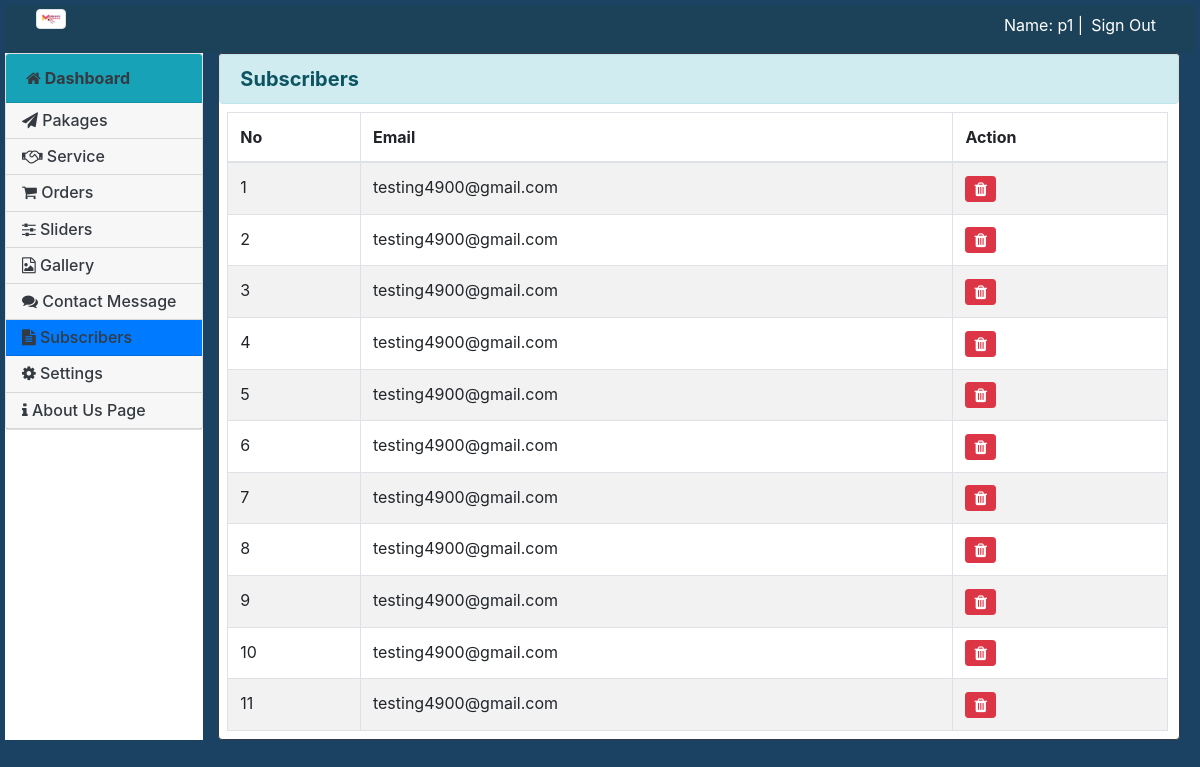
/Admin/subscribers.php (signed in), run on an earlier commit of the app's database.
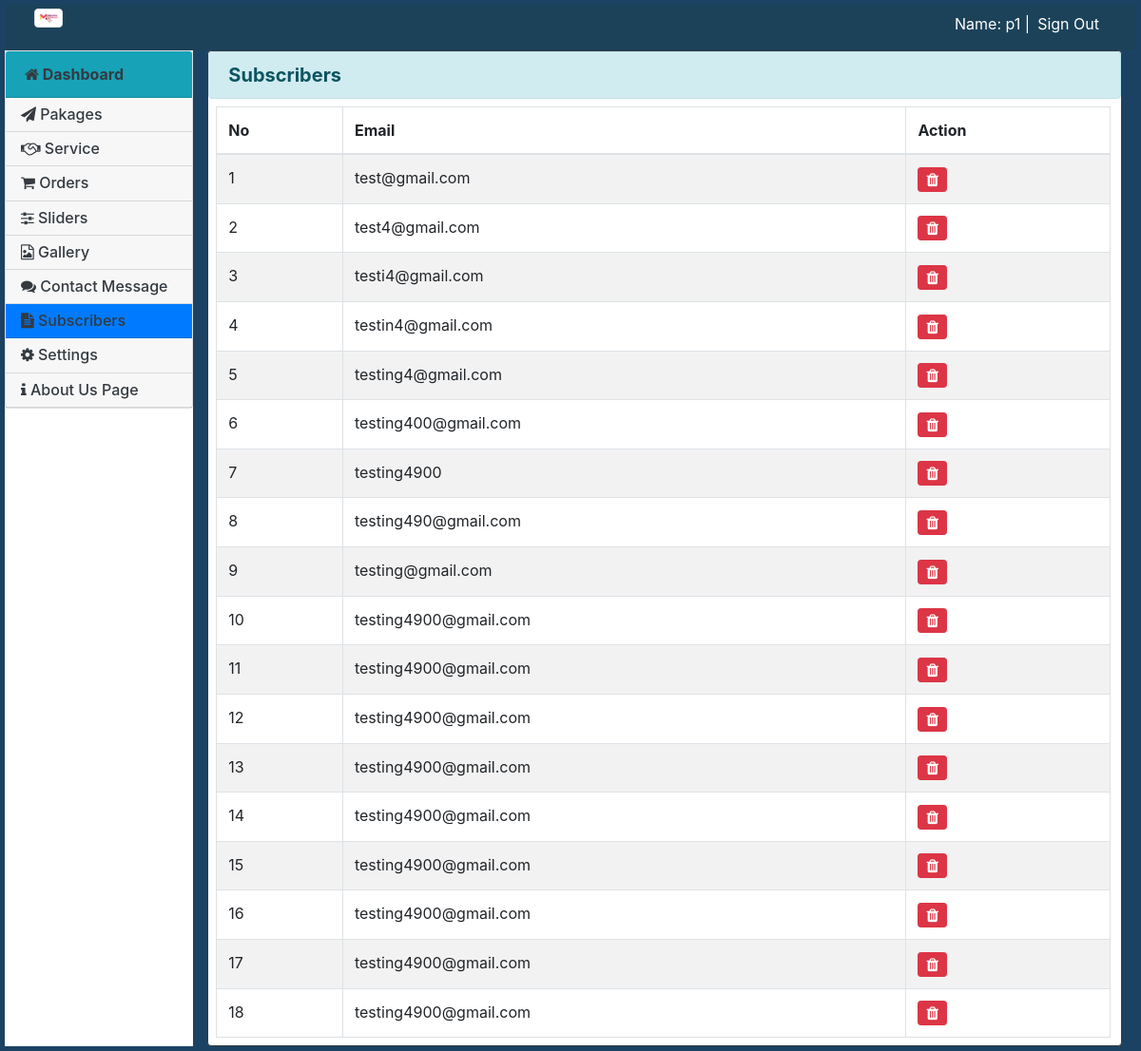
And on a later commit of the database.
### tables this page shows
CREATE TABLE `subscribers` (
  `id` bigint(20) NOT NULL,
  `email` varchar(255) DEFAULT NULL
);

### lib/session.php (called while the page is built, shortened)
<?php
class session{
    public static function get($key){
        if(isset($_SESSION[$key])){
            return $_SESSION[$key];
        }else{
            return FALSE;
        }
    }
}
?>

### lib/database.php (called while the page is built, shortened)
<?php
class Database
{
  public $host   = DB_HOST;
  public $user   = DB_USER;
  public $pass   = DB_PASS;
  public $dbname = DB_NAME;
  public $link;
  private function connectDB()
  {
    $this->link = new mysqli(
      $this->host,
      $this->user,
      $this->pass,
      $this->dbname
    );
  }
  public function select($query)
  {
    $result = $this->link->query($query) or
      die($this->link->error . __LINE__);
    if ($result->num_rows > 0) {
      return $result;
    } else {
      return false;
    }
  }
}

### classes/Subscribers.php (called while the page is built, shortened)
<?php
$filepath = realpath(dirname(__FILE__));
include_once($filepath . '/../lib/database.php');
?>
<?php
class Subscribers
{
    private $db;
    public function __construct()
    {
        $this->db = new Database();
    }
    public function show()
    {
        $query = "SELECT * FROM subscribers order by id DESC";
        $result = $this->db->select($query);
        return $result;
    }
}
?>

### Admin/subscribers.php (the view, shortened to what this page needs)
<?php include "inc/header.php"; ?>
<?php include '../classes/Subscribers.php'; ?>
<?php include 'inc/left-sidebar.php'; ?>
<div class="col-sm-10">
  <div class="card border-dark mh-600">
    <h5 class="mb-0 alert alert-info"><strong>Subscribers</strong> </h5>
    <?php
    $service = new Subscribers();
    ?>
    <div class="d-flex">
      <table class="m-2 table table-hover table-bordered table-striped w-98">
        <thead class='w-100'>
          <tr class='w-100'>
            <th>No</th>
            <th>Email</th>
            <th>Action</th>
          </tr>
        </thead>
        <tbody>
          <?php
          $getItem = $service->show();
          $i = 0;
          if ($getItem) {
            while ($result = $getItem->fetch_assoc()) {
              $i++;
          ?>
              <tr>
                <td><?= $i ?></td>
                <td><?= $result['email']; ?></td>
                <td>
                  <span>
                    <a onclick="return confirm('Are You Sure To Delete')" href="?delid=<?= base64_encode($result['id']); ?>"><i class="fa fa-trash btn btn-danger btn-sm" aria-hidden="true"></i></a>
                  </span>
                </td>
              </tr>
          <?php }
          } ?>
        </tbody>
      </table>
    </div>
  </div>
  <?php include 'inc/footer.php'; ?>

### Admin/inc/header.php (shortened to what this page needs)
<?php
include '../lib/session.php';
?>
<!doctype html>
<html lang="en">
<head>
  <link rel="stylesheet" href="assets/css/bootstrap.min.css">
  <link rel="stylesheet" href="assets/css/style.css">
  <link href="https://cdn.jsdelivr.net/npm/summernote@0.8.18/dist/summernote.min.css" rel="stylesheet">
  <link href="https://cdnjs.cloudflare.com/ajax/libs/toastr.js/2.0.1/css/toastr.css" rel="stylesheet" />
  <link rel="stylesheet" href="https://cdnjs.cloudflare.com/ajax/libs/font-awesome/4.7.0/css/font-awesome.min.css">
</head>
<body class="dashboard-body">
  <header>
    <nav class="m-0">
      <div class="row mx-3">
        <div class="col-sm-8">
          <a target="_blank" href="../index.php">
            <img src="../assets/images/logo.jpg" class="img-thumbnail" width="30px" alt=" logo">
          </a>
        </div>
        <div class="col-sm-4">
          <ul class="header-top-menue d-flex float-right mt-2">
            <li class="mr-2"><a href="#">Name: <?php echo session::get('username');
                                                echo ' |'; ?></a></li>
            <li class="mr-2"><a href="?action=logout">Sign Out</a></li>
          </ul>
        </div>
      </div>
    </nav>
  </header>

### Admin/inc/left-sidebar.php
<section>
  <div class="container-fluid">
    <div class="row">
      <div class="col-sm-2 bg-white p-0">
        <div class="card">
          <div class="card-header <?php if (basename($_SERVER['SCRIPT_NAME']) == 'dashboard.php') {
                                    echo 'bg-primary';
                                  } else {
                                    echo 'bg-info';
                                  } ?>">
            <strong><a class="text-dark" href="dashboard.php"><i class="fa fa-home" aria-hidden="true"></i> Dashboard</a></strong>
          </div>
          <div class="px-3 py-2 card-header <?php if (basename($_SERVER['SCRIPT_NAME']) == 'pakages.php') {
                                              echo 'bg-primary';
                                            } ?>">
            <h6 class="mb-0"><a class="text-dark" href="pakages.php"><i class="fa fa-paper-plane" aria-hidden="true"></i> Pakages</a></h6>
          </div>
          <div class="px-3 py-2 card-header <?php if (basename($_SERVER['SCRIPT_NAME']) == 'service.php') {
                                              echo 'bg-primary';
                                            } ?>">
            <h6 class="mb-0"><a class="text-dark" href="service.php"><i class="fa fa-handshake-o" aria-hidden="true"></i> Service</a></h6>
          </div>
          <div class="px-3 py-2 card-header <?php if (basename($_SERVER['SCRIPT_NAME']) == 'orders.php' || basename($_SERVER['SCRIPT_NAME']) == 'addSlider.php' || basename($_SERVER['SCRIPT_NAME']) == 'editSlider.php') {
                                              echo 'bg-primary';
                                            } ?>">
            <h6 class="mb-0"><a class="text-dark" href="orders.php"><i class="fa fa-shopping-cart" aria-hidden="true"></i> Orders</a></h6>
          </div>
          <div class="px-3 py-2 card-header <?php if (basename($_SERVER['SCRIPT_NAME']) == 'sliders.php' || basename($_SERVER['SCRIPT_NAME']) == 'addSlider.php' || basename($_SERVER['SCRIPT_NAME']) == 'editSlider.php') {
                                              echo 'bg-primary';
                                            } ?>">
            <h6 class="mb-0"><a class="text-dark" href="sliders.php"><i class="fa fa-sliders" aria-hidden="true"></i> Sliders</a></h6>
          </div>
          <div class="px-3 py-2 card-header <?php if (basename($_SERVER['SCRIPT_NAME']) == 'gallery.php' || basename($_SERVER['SCRIPT_NAME']) == 'addGallery.php' || basename($_SERVER['SCRIPT_NAME']) == 'editSlider.php') {
                                              echo 'bg-primary';
                                            } ?>">
            <h6 class="mb-0"><a class="text-dark" href="gallery.php"><i class="fa fa-file-image-o" aria-hidden="true"></i> Gallery</a></h6>
          </div>
          <div class="px-3 py-2 card-header <?php if (basename($_SERVER['SCRIPT_NAME']) == 'contactmessage.php') {
                                              echo 'bg-primary';
                                            } ?>">
            <h6 class="mb-0"><a class="text-dark" href="contactmessage.php"><i class="fa fa-comments" aria-hidden="true"></i> Contact Message</a></h6>
          </div>
          <div class="px-3 py-2 card-header <?php if (basename($_SERVER['SCRIPT_NAME']) == 'subscribers.php') {
                                              echo 'bg-primary';
                                            } ?>">
            <h6 class="mb-0"><a class="text-dark" href="subscribers.php"><i class="fa fa-file-text" aria-hidden="true"></i> Subscribers</a></h6>
          </div>
          <div class="px-3 py-2 card-header <?php if (basename($_SERVER['SCRIPT_NAME']) == 'settings.php') {
                                              echo 'bg-primary';
                                            } ?>">
            <h6 class="mb-0"><a class="text-dark" href="settings.php"><i class="fa fa-cog" aria-hidden="true"></i> Settings</a></h6>
          </div>
          <div class="px-3 py-2 card-header <?php if (basename($_SERVER['SCRIPT_NAME']) == 'about-us.php') {
                                              echo 'bg-primary';
                                            } ?>">
            <h6 class="mb-0"><a class="text-dark" href="about-us.php"><i class="fa fa-info" aria-hidden="true"></i> About Us Page</a></h6>
          </div>
        </div>
      </div>

### Admin/inc/footer.php (shortened to what this page needs)
</body>
</html>

### Admin/assets/css/style.css (style rules this page uses)
li { list-style: none; }
.dashboard-body { background: #1C4263 ; margin: 5px; }
header nav a { color: white; text-decoration: none !important; }
header nav, footer { background: #1C4259; color: #fff; }
.mh-600 { min-height: 600px; }
.w-98 { width: 98%; }

What changed in the data, as far as the page shows it:
removed subscribers: email "testing4900@gmail.com"
removed subscribers: email "testing4900@gmail.com"
added subscribers: email "test@gmail.com"
added subscribers: email "test4@gmail.com"
added subscribers: email "testi4@gmail.com"
added subscribers: email "testin4@gmail.com"
added subscribers: email "testing4@gmail.com"
added subscribers: email "testing400@gmail.com"
added subscribers: email "testing4900"
added subscribers: email "testing490@gmail.com"
added subscribers: email "testing@gmail.com"
